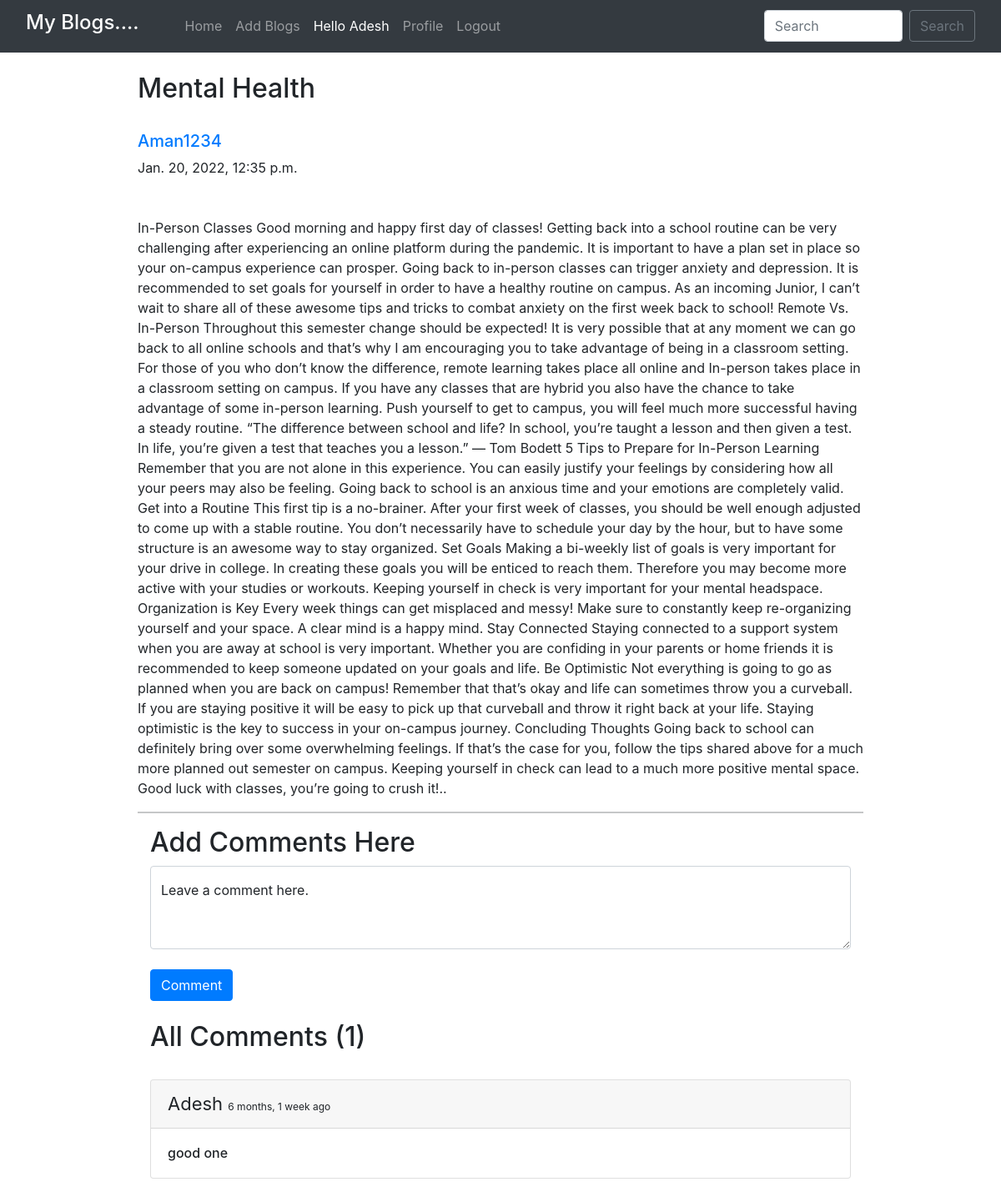
Page /blog/aman-blog/ (signed in) on the committed database.
### home/models.py (models this page shows, shortened)
class BlogPost(models.Model):
    title=models.CharField(max_length=255)
    author= models.ForeignKey(User, on_delete=models.CASCADE)
    slug=models.CharField(max_length=130)
    content=models.TextField()
    dateTime=models.DateTimeField(auto_now_add=True)

class Comment(models.Model):
    user = models.ForeignKey(User, on_delete=models.CASCADE)
    content = models.TextField()
    blog = models.ForeignKey(BlogPost, on_delete=models.CASCADE)
    parent_comment = models.ForeignKey('self', on_delete=models.CASCADE, null=True, blank=True)
    dateTime=models.DateTimeField(default=now)

### home/views.py (the view)
# urls.py: path("blog/<str:slug>/", views.blogs_comments, name="blogs_comments"),
def blogs_comments(request, slug):
    post = BlogPost.objects.filter(slug=slug).first()
    comments = Comment.objects.filter(blog=post)
    if request.method=="POST":
        user = request.user
        content = request.POST.get('content','')
        blog_id =request.POST.get('blog_id','')
        comment = Comment(user = user, content = content, blog=post)
        comment.save()
    return render(request, "blog_comments.html", {'post':post, 'comments':comments})

### home/templates/blog_comments.html (shortened to what this page needs)
{% extends 'base.html' %}
{% block body %}
{% load humanize %}
<div class="container w-75 my-4">
      <h2 class="blog-post-title">{{post.title}}</h2>
      <br>
      <div class="media">
            <div class="media-body">
                  <h5 class="mt-0"><a href="/user_profile/{{post.author.id}}/">{{post.author}}
                        </a></h5>
                  {{post.dateTime}}
            </div>
      </div>
      <br>
      <br>
      <p>{{post.content}}.</p>
      <hr>
      {% if user.is_authenticated %}
      <div class="container">
            <h2>Add Comments Here</h2>
            <form action="/blog/{{post.slug}}/" method="POST"> {% csrf_token %}
                  <div class="form-floating">
                        <textarea class="form-control" placeholder="Leave a comment here" id="floatingTextarea2"
                              style="height: 100px" id="content" name="content"></textarea>
                        <label for="floatingTextarea2">Leave a comment here.</label>
                        <br>
                        <button type="submit" class="btn btn-primary">Comment</button>
                  </div>
            </form>
            {% else %}
            <div class="container">
                  <h4><a href="/login/">Login</a> to post comments below.</h4>
                  {% endif %}
                  <br>
                  <h2>All Comments ({{comments.count}})</h2>
                  <br>
                  {% for comment in comments %}
                  <div class="card">
                        <div class="card-header">
                              <span style="font-size: 22px;">{{comment.user}} </span> <span
                                    style="font-size: 12px;">{{comment.dateTime | naturaltime}}</span>
                        </div>
                        <div class="card-body">
                              <h6 class="card-text">{{comment.content}}</h6>
                        </div>
                  </div>
                  <br>
                  {% endfor %}
            </div>
      </div>
      {% endblock %}

### home/templates/base.html (shortened to what this page needs)
<!doctype html>
<html lang="en">
  <head>
    <link href="//maxcdn.bootstrapcdn.com/bootstrap/4.1.1/css/bootstrap.min.css" rel="stylesheet" id="bootstrap-css">
    <link href="https://cdn.jsdelivr.net/npm/bootstrap@5.0.2/dist/css/bootstrap.min.css" rel="stylesheet">
    <link rel="stylesheet" href="https://maxcdn.bootstrapcdn.com/bootstrap/4.0.0/css/bootstrap.min.css">
  </head>
  <body>
    <nav class="navbar navbar-expand-lg navbar-dark bg-dark sticky-top">
        <div class="container-fluid">
          <a class="navbar-brand" href="#"><h4>My Blogs....</h4></a>
          <div class="collapse navbar-collapse" id="navbarSupportedContent">
          <div class="container mx-3">
            <ul class="navbar-nav me-auto mb-2 mb-lg-0">
              <li class="nav-item">
                <a class="nav-link {% block homeactive %} {% endblock homeactive %}" aria-current="page" href="/">Home</a>
              </li>
              {% if user.is_authenticated %}
              <li class="nav-item">
                <a class="nav-link {% block add_blogs_active %} {% endblock add_blogs_active %}" href="/add_blogs/">Add Blogs</a>
              </li>
              <li class="nav-item">
                <a class="nav-link active" href="#">Hello {{request.user}}</a>
              </li>
              <li class="nav-item">
                <a class="nav-link {% block profileactive %} {% endblock profileactive %}" href="/profile/">Profile</a>
              </li>
              <li class="nav-item">
                <a class="nav-link" href="/logout/">Logout</a>
              </li>
              {% endif %}
            </ul>
            </div>
            <form class="d-flex" method="POST" action="/search/"> {% csrf_token %}
              <input class="form-control me-2" type="search" placeholder="Search" name="searched" id="searched" aria-label="Search">
              <button href="/search/" class="btn btn-outline-secondary" type="submit">Search</button>
            </form>
          </div>
        </div>
      </nav>
      {% block body %}
      {% endblock %}
</body>
</html>

### rows in the picture
BlogPost: title "Mental Health", author "Aman1234", dateTime "Jan. 20, 2022, 12:35 p.m.", content "In-Person Classes Good morning and happy first day of classes! Getting back into a school routine can be very challenging after experiencing an online platform during the pandemic. It is important to have a plan set in place so your on-campus experience can prosper. Going back to in-person classes can trigger anxiety and depression. It is recommended to set goals for yourself in order to have a healthy routine on campus. As an incoming Junior, I can’t wait to share all of these awesome tips and tricks to combat anxiety on the first week back to school! Remote Vs. In-Person Throughout this semester change should be expected! It is very possible that at any moment we can go back to all online…"
Comment: user "Adesh", dateTime "6 months, 1 week ago", content "good one"

### other values in the picture
{{ request.user }} "Adesh"
{{ comments.count }} "1"
